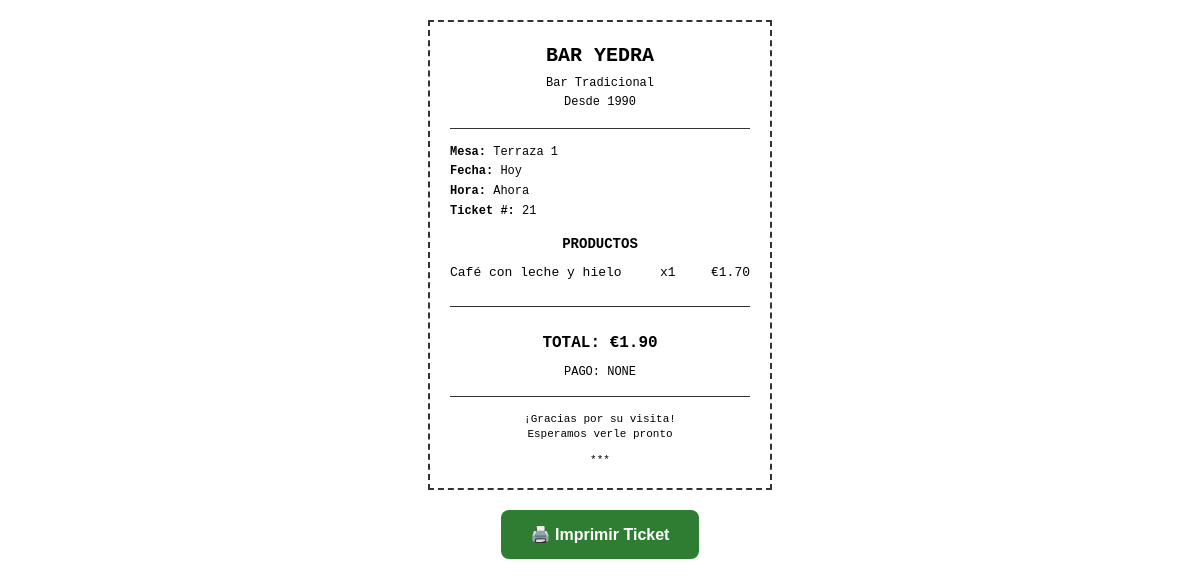
The page /print_receipt/21 on the database as committed earlier.
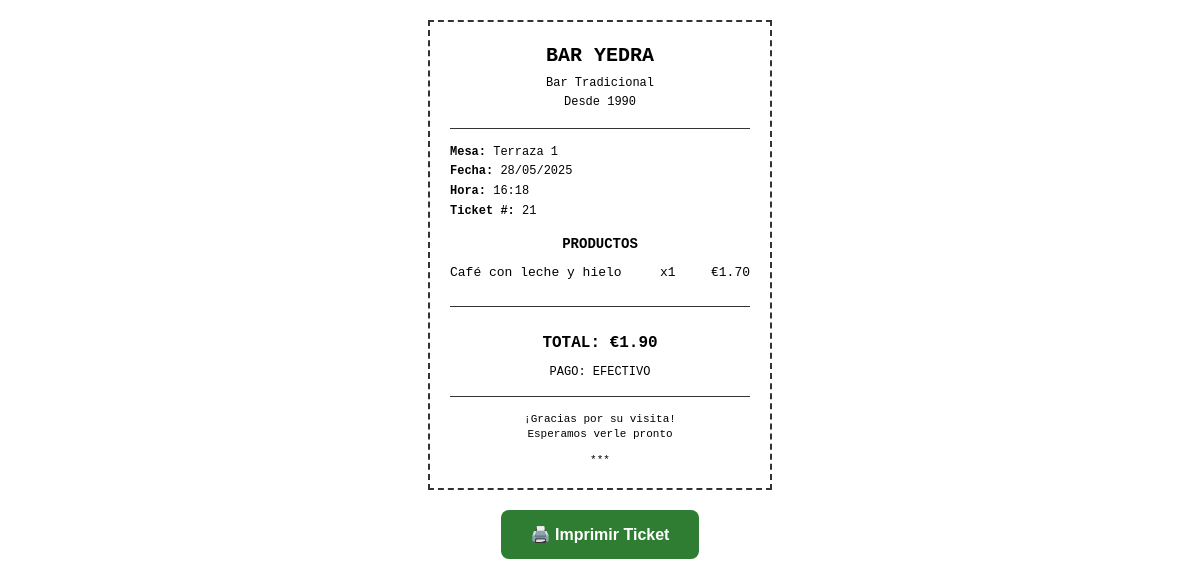
The same page on the database as committed later.
### models.py (models this page shows, shortened)
class Pedido(db.Model):
    __tablename__ = 'pedido'
    id = db.Column(db.Integer, primary_key=True)
    mesa_id = db.Column(db.Integer, db.ForeignKey('mesa.id'), nullable=False)
    productos = db.Column(db.Text)  # JSON string with products and quantities
    total = db.Column(db.Numeric(10, 2), default=0.00)
    fecha_creacion = db.Column(db.DateTime, default=datetime.utcnow)
    fecha_pago = db.Column(db.DateTime)
    forma_pago = db.Column(db.String(20))  # efectivo, tarjeta
    estado = db.Column(db.String(20), default='abierto')  # abierto, cerrado, pagado
    tickets = db.relationship('Ticket', backref='pedido', lazy=True)

### app.py (the view)
@app.route('/print_receipt/<int:pedido_id>')
def print_receipt(pedido_id):
    pedido = Pedido.query.get_or_404(pedido_id)
    mesa = Mesa.query.get(pedido.mesa_id)
    import json
    productos_dict = json.loads(pedido.productos) if pedido.productos else {}
    productos_detalle = []
    for producto_id_str, cantidad in productos_dict.items():
        producto = Producto.query.get(int(producto_id_str))
        if producto:
            productos_detalle.append({
                'nombre': producto.nombre,
                'precio': float(producto.precio),
                'cantidad': cantidad,
                'subtotal': float(producto.precio) * cantidad
            })
    return render_template('receipt_print.html',
                         pedido=pedido,
                         mesa=mesa,
                         productos_detalle=productos_detalle)

### templates/receipt_print.html (shortened to what this page needs)
<!DOCTYPE html>
<html lang="es">
<head>
</head>
<body>
    <div class="ticket">
        <div class="ticket-header">
            <div class="business-name">BAR YEDRA</div>
            <div class="business-info">Bar Tradicional</div>
            <div class="business-info">Desde 1990</div>
        </div>
        <div class="ticket-info">
            <div><strong>Mesa:</strong> {{ mesa.zona }} {{ mesa.numero }}</div>
            <div><strong>Fecha:</strong> {{ pedido.fecha_pago.strftime('%d/%m/%Y') if pedido.fecha_pago else 'Hoy' }}</div>
            <div><strong>Hora:</strong> {{ pedido.fecha_pago.strftime('%H:%M') if pedido.fecha_pago else 'Ahora' }}</div>
            <div><strong>Ticket #:</strong> {{ pedido.id }}</div>
        </div>
        <div class="products-section">
            <div style="font-weight: bold; margin-bottom: 10px; text-align: center;">PRODUCTOS</div>
            {% for item in productos_detalle %}
            <div class="product-line">
                <div class="product-name">{{ item.nombre }}</div>
                <div class="product-qty">x{{ item.cantidad }}</div>
                <div class="product-price">€{{ "%.2f"|format(item.subtotal) }}</div>
            </div>
            {% endfor %}
        </div>
        <div class="total-section">
            TOTAL: €{{ "%.2f"|format(pedido.total) }}
        </div>
        <div class="payment-method">
            Pago: {{ pedido.forma_pago|upper }}
        </div>
        <div class="ticket-footer">
            <div>¡Gracias por su visita!</div>
            <div>Esperamos verle pronto</div>
            <div style="margin-top: 10px;">***</div>
        </div>
    </div>
    <button class="print-button" onclick="window.print()">
        🖨️ Imprimir Ticket
    </button>
</body>
</html>

Rows that differ between the two databases and show on the page:
changed Pedido id 21: fecha_pago "Hoy" → "28/05/2025"; fecha_pago "Ahora" → "16:18"; forma_pago "NONE" → "EFECTIVO"
